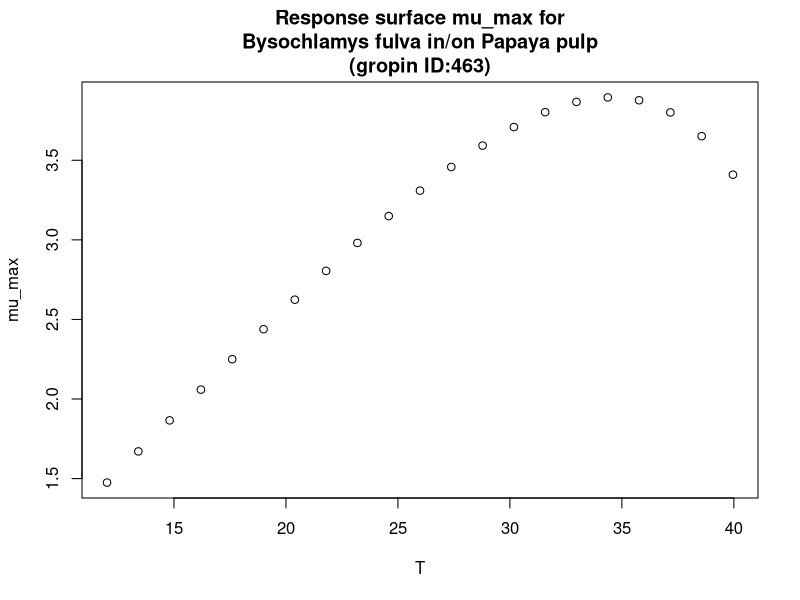

This chart was generated by the following R code:
#############################
# start of Parameter script
#############################
T <- seq(12.012,39.96003996004,length.out=21)
#############################
# end of Parameter script
#############################
############################# 
# start of Model script Gropin ID 463 
#############################
 
# constant coefficients for this model
 
variables <- data.frame(T)
argumentsPar <- expand.grid(variables)
 
# heart of the model
response_surface <- function(T) {
   mumax <-1.43*(10^-1)*(T-1.63)*(1-exp(1.45*(10^-1)*(T-46.67)))

return(mumax=mumax)
} 

# output parameters
mumax <- cbind(argumentsPar,response_surface(argumentsPar['T']))
colnames(mumax) <- c(colnames(argumentsPar),'mumax')
#############################
# End of Model script
#############################
############################# 
# start of Visualisation script Gropin ID 463 
#############################
plot(T,mumax$mumax,
                          xlab='T',
                          ylab='mu_max',main='Response surface mu_max for
Bysochlamys fulva in/on Papaya pulp
(gropin ID:463)')
#############################
# End of Visualisation script
#############################
